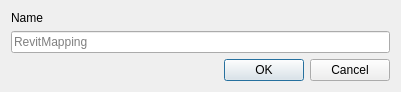
<?xml version="1.0" encoding="UTF-8"?>
<ui version="4.0">
 <class>Dialog</class>
 <widget class="QDialog" name="Dialog">
  <property name="geometry">
   <rect>
    <x>0</x>
    <y>0</y>
    <width>401</width>
    <height>92</height>
   </rect>
  </property>
  <property name="windowTitle">
   <string>Dialog</string>
  </property>
  <layout class="QVBoxLayout" name="verticalLayout">
   <item>
    <widget class="QLabel" name="label_name">
     <property name="text">
      <string>Name</string>
     </property>
    </widget>
   </item>
   <item>
    <widget class="QLineEdit" name="line_edit_revit_mapping">
     <property name="placeholderText">
      <string>RevitMapping</string>
     </property>
    </widget>
   </item>
   <item>
    <widget class="QDialogButtonBox" name="buttonBox">
     <property name="orientation">
      <enum>Qt::Horizontal</enum>
     </property>
     <property name="standardButtons">
      <set>QDialogButtonBox::Cancel|QDialogButtonBox::Ok</set>
     </property>
    </widget>
   </item>
  </layout>
 </widget>
 <resources/>
 <connections>
  <connection>
   <sender>buttonBox</sender>
   <signal>accepted()</signal>
   <receiver>Dialog</receiver>
   <slot>accept()</slot>
   <hints>
    <hint type="sourcelabel">
     <x>248</x>
     <y>254</y>
    </hint>
    <hint type="destinationlabel">
     <x>157</x>
     <y>274</y>
    </hint>
   </hints>
  </connection>
  <connection>
   <sender>buttonBox</sender>
   <signal>rejected()</signal>
   <receiver>Dialog</receiver>
   <slot>reject()</slot>
   <hints>
    <hint type="sourcelabel">
     <x>316</x>
     <y>260</y>
    </hint>
    <hint type="destinationlabel">
     <x>286</x>
     <y>274</y>
    </hint>
   </hints>
  </connection>
 </connections>
</ui>
